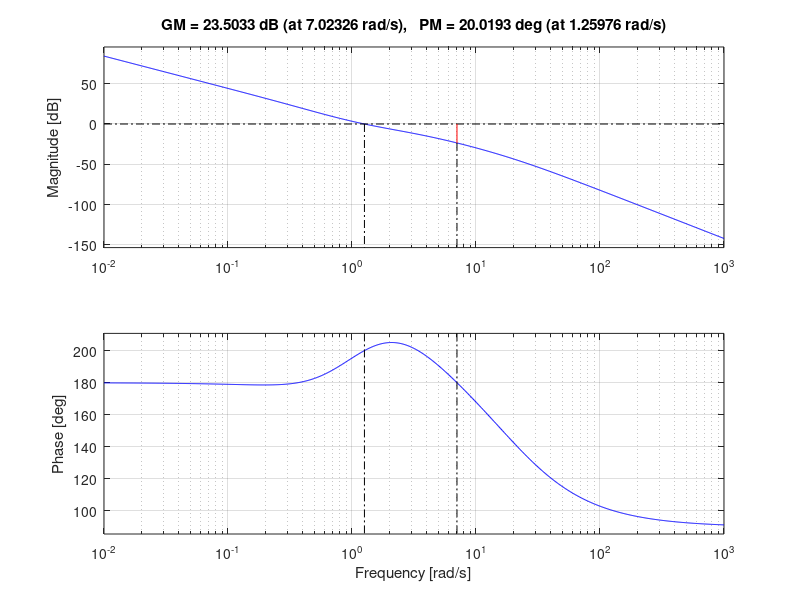
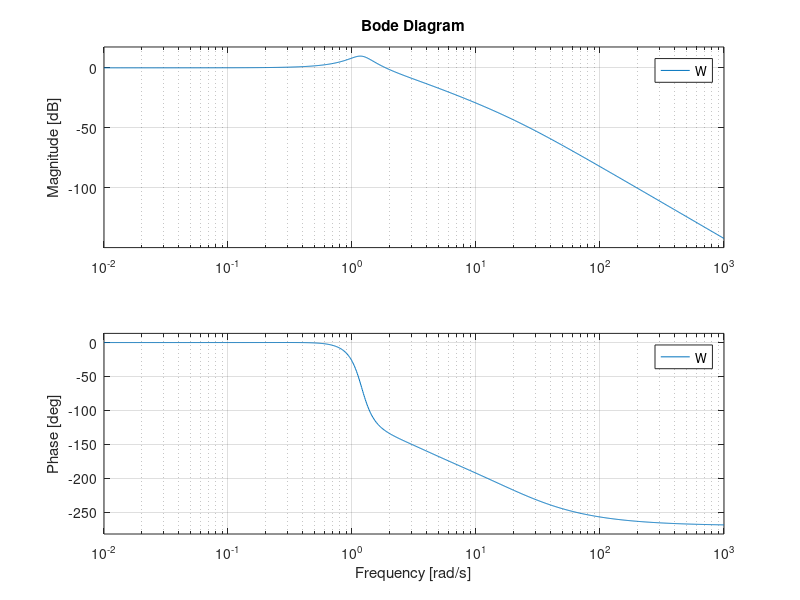
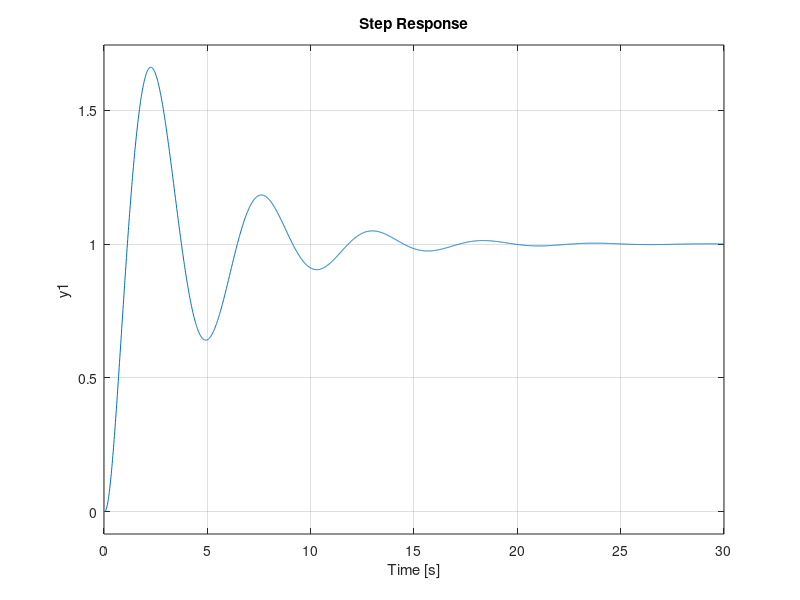

MATLAB code for these plots, in order:
clear all
close all
s = tf('s')

F = (3*s+6)/(s^4+6.5*s^3+12*s^2+4.5*s)
N = 10;

%Controllo soluzione anello chiuso

[Gm,Pm,Wgm,Wpm] = margin(F)

%Gm finito quindi ad anello chiuso

%controllo soluzione anello aperto:
figure,step(F)

Kpbar = Gm
Tbar = 2*pi/Wgm

Kp = 0.6 * Kpbar
Ti = 0.5* Tbar
Td = 0.125 * Tbar

Rs = Kp*(1+(1/(Ti*s))+((Td*s)/(1+(Td*s/N))))

Ga = F * Rs

margin (Ga)

W = feedback(Ga,1)

figure,bode(W)
figure,step(W)

%picco di risonana 9.72
%banda passante 2.18